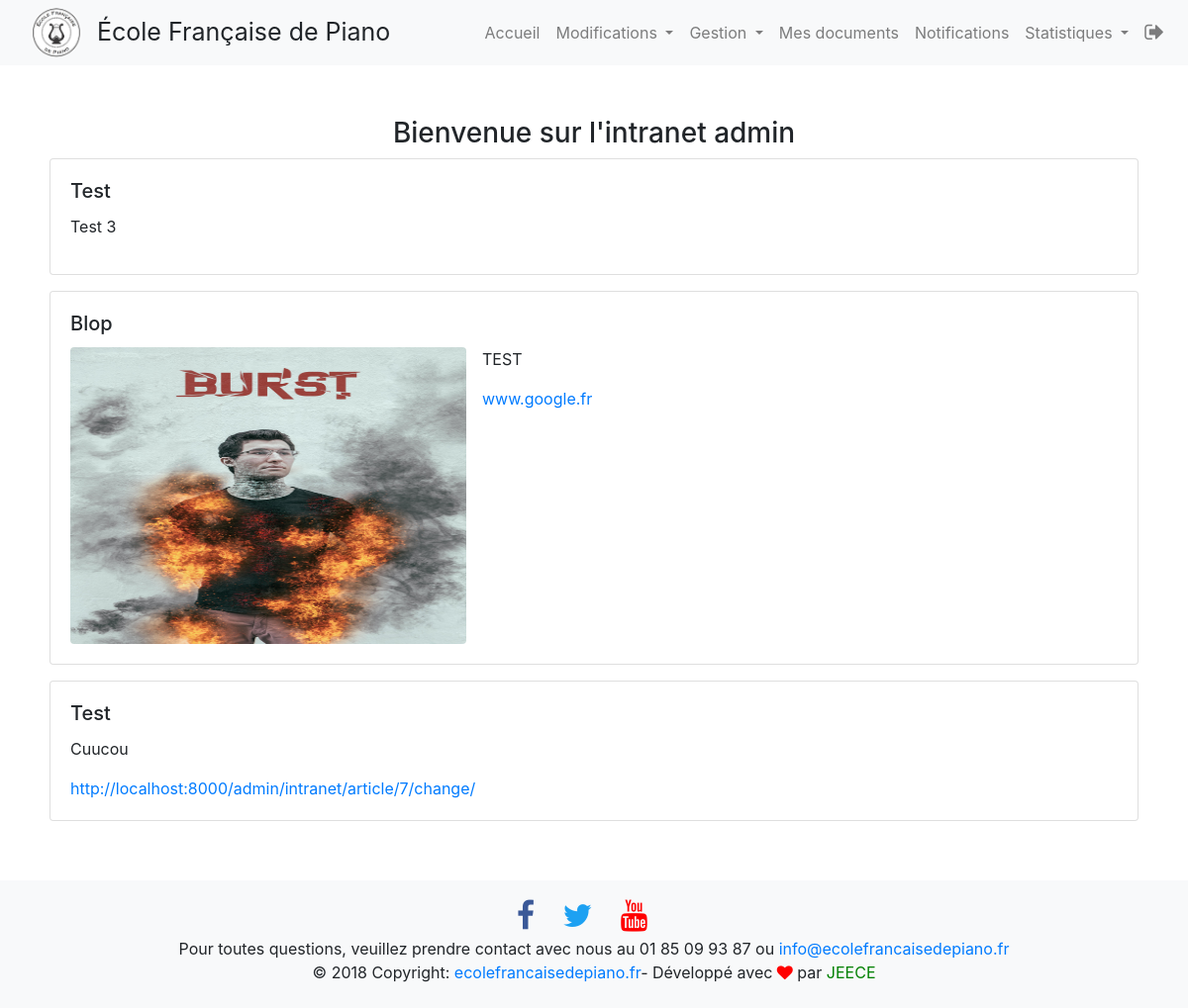
The page /intranet/ (signed in) on the database as committed earlier.
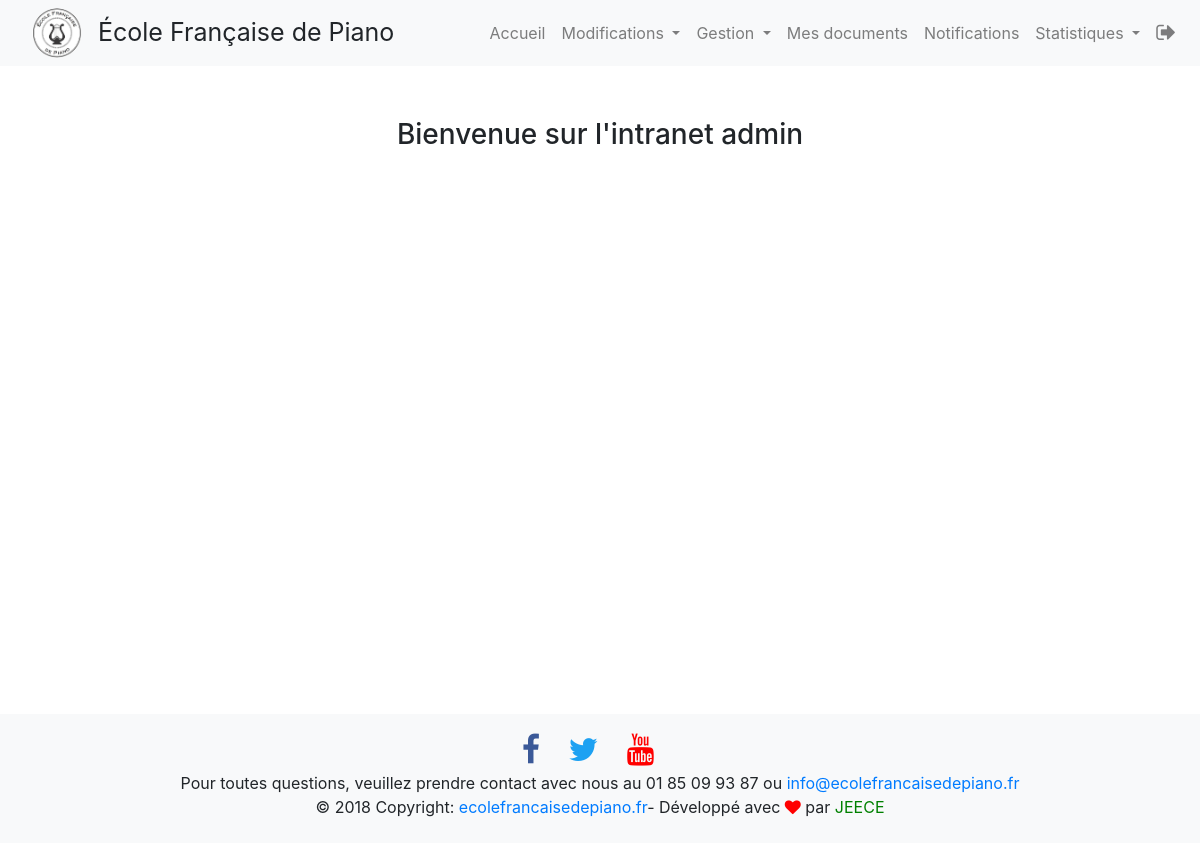
The same page on the database as committed later.
### intranet/models.py (models this page shows, shortened)
class Article(models.Model):
    titre = models.CharField(max_length=100)
    auteur = models.CharField(max_length=50, default="admin")
    contenu = models.TextField(null=True)
    lien = models.CharField(max_length=150,null=True, blank=True)
    photo = models.FileField(upload_to="photos/", default=None, blank=True, null=True)
    date = models.DateTimeField(default=timezone.now,verbose_name="Date de parution")
    class Meta:
        verbose_name = "article"
        ordering = ['date']

### intranet/views.py (the view)
# urls.py: path('', views.accueil, name='base'),
@login_required
def accueil(request):
    if not request.user.userprofile.is_adherent:
        return redirect('intranet:creation_inscription')
    nots = nb_new_notifs(request.user)
    """ Redirection apres connexion, ici seront afficher les articles du blog"""
    articles_list = reversed(Article.objects.all()) # Nous sélectionnons tous nos articles
    return render(request, 'intranet/accueil.html', locals())

### intranet/views.py (called while the page is built)
def nb_new_notifs(user):
    if user.is_superuser:
        nots = Notification.objects.filter(date__gte=user.userprofile.nots_view).count()
    else:
        nots = Notification.objects.filter(to_user=user, date__gte=user.userprofile.nots_view).count()
    return nots

### intranet/templates/intranet/accueil.html (shortened to what this page needs)
{% extends 'intranet/base.html' %}
{% block nav_bar %}
{% include 'intranet/nav_bar.html' with nots=nots %}
{% endblock nav_bar %}
{% block content %}
 <div class="container container_extras" >
     <h3 class="text-center mt-2"> Bienvenue sur l'intranet {{ user.username }} </h3>
     {% if articles_list %}
        {% for art in articles_list %}
        <div class="card mb-3">
            <div class="card-body">
                <h5 class="card-title">{{art.titre}}</h5>
                {% if art.photo %}
                    <img src="{{ art.photo.url }}" class="img-responsive rounded mr-3" height=300 width=400 align="left">
                    <div class="card-text" style="padding-left: 400px;">{{art.contenu|linebreaks }}</div>
                {% else %}
                 <div class="card-text">{{art.contenu|linebreaks }} </div>
                {% endif %}
                {% if art.lien %}
                    <a target="_blank" href="{{art.lien}}">{{art.lien}}</a>
                {% endif %}
            </div>
        </div>
        {% endfor %}
     {% else %}
     <p>Il n'y pas encore d'articles !</p>
     {% endif %}
 </div>
{% endblock content %}
{% block footer %}
{% include 'intranet/footer.html' %}
{% endblock footer %}

Rows that differ between the two databases and show on the page:
removed Article: titre "Test", contenu "Test 3"
removed Article: titre "Blop", photo (picture), contenu "TEST", lien "www.google.fr"
removed Article: titre "Test", contenu "Cuucou", lien "http://localhost:8000/admin/intranet/article/7/change/"
